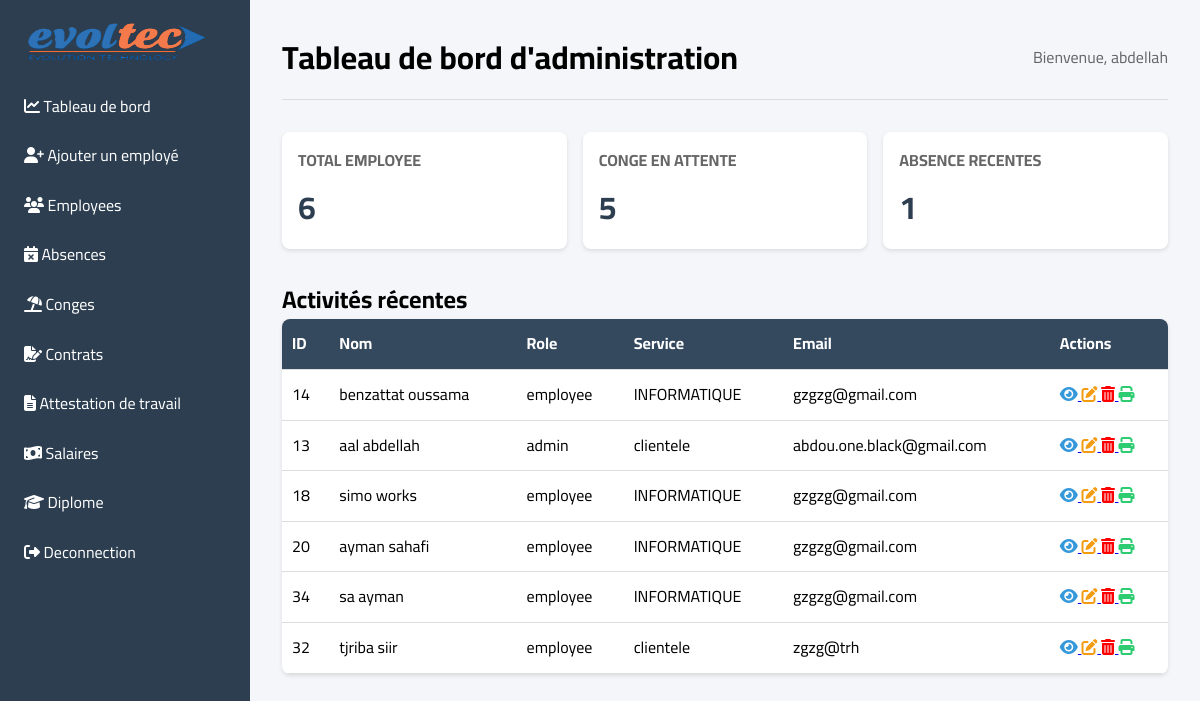
/admin/dashboard.php (signed in), run on the app's committed database.
### tables this page shows
CREATE TABLE IF NOT EXISTS `employee` (
  `ID_EMP` int NOT NULL AUTO_INCREMENT,
  `N__SERVICE` int NOT NULL,
  `NOM_EMP` varchar(20) DEFAULT NULL,
  `PRENOM_EMP` varchar(20) DEFAULT NULL,
  `DATE_EMP` date DEFAULT NULL,
  `TEL_EMP` varchar(20) DEFAULT NULL,
  `EMAIL_EMP` varchar(30) DEFAULT NULL,
  `ADRESSE_EMP` varchar(50) DEFAULT NULL,
  `DATEEMBAUCH_EMP` date DEFAULT NULL,
  `NOMBRE_D_ENFANT` int DEFAULT NULL,
  `NOM_UTILISATEUR` varchar(20) DEFAULT NULL,
  `MOT_DE_PASSE` varchar(40) DEFAULT NULL,
  `ROLES` varchar(20) DEFAULT NULL,
  `NOMBRE_JOURS_CONGE` int NOT NULL DEFAULT '30',
  PRIMARY KEY (`ID_EMP`),
  UNIQUE KEY `NOM_UTILISATEUR_2` (`NOM_UTILISATEUR`),
  KEY `FK_EMPLOYEE_TRAVAILLE_SERVICE` (`N__SERVICE`),
  KEY `NOM_UTILISATEUR` (`NOM_UTILISATEUR`)
);

CREATE TABLE IF NOT EXISTS `service` (
  `N__SERVICE` int NOT NULL AUTO_INCREMENT,
  `ID_ENTREPRISE` int NOT NULL,
  `NOM_SERVICE` varchar(30) DEFAULT NULL,
  PRIMARY KEY (`N__SERVICE`),
  KEY `FK_SERVICE_APPARTENI_ENTREPRI` (`ID_ENTREPRISE`)
);

### classes/Employee.php (called while the page is built, shortened)
<?php
require_once __DIR__ . '/../config/database.php';
class Employee {
    private $conn;
    private $table_name = "employee";
    public function __construct() {
        $database = new Database();
        $this->conn = $database->getConnection();
    }
    public function getAll() {
        $query = "SELECT e.*, s.NOM_SERVICE
                 FROM " . $this->table_name . " e
                 LEFT JOIN service s ON e.N__SERVICE = s.N__SERVICE";
        $stmt = $this->conn->prepare($query);
        $stmt->execute();
        return $stmt->fetchAll(PDO::FETCH_ASSOC);
    }
}

### config/database.php (called while the page is built, shortened)
<?php
class Database {
    private $host = "localhost";
    private $db_name = "gestion_personnel";
    private $username = "root";
    private $password = "";
    public function getConnection() {
        $this->conn = null;
        try {
            $this->conn = new PDO(
                "mysql:host=" . $this->host . ";dbname=" . $this->db_name,
                $this->username,
                $this->password
            );
            $this->conn->setAttribute(PDO::ATTR_ERRMODE, PDO::ERRMODE_EXCEPTION);
        } catch(PDOException $e) {
            echo "Connection Error: " . $e->getMessage();
        }
        return $this->conn;
    }
}
?>

### classes/Vacation.php (called while the page is built, shortened)
<?php
require_once __DIR__ . '/../config/database.php';
class Vacation {
    private $conn;
    private $table_name = "conge";
    public function __construct() {
        $database = new Database();
        $this->conn = $database->getConnection();
    }
    public function getAll() {
        $query = "SELECT c.*, e.NOM_EMP, e.PRENOM_EMP
                 FROM " . $this->table_name . " c
                 JOIN employee e ON c.ID_EMP = e.ID_EMP";
        $stmt = $this->conn->prepare($query);
        $stmt->execute();
        return $stmt->fetchAll(PDO::FETCH_ASSOC);
    }
}

### classes/Absence.php (called while the page is built, shortened)
<?php
require_once __DIR__ . '/../config/database.php';
class Absence {
    private $conn;
    private $table_name = "absence";
    public function __construct() {
        try {
            $database = new Database();
            $this->conn = $database->getConnection();
        } catch (Exception $e) {
            error_log("Database connection error: " . $e->getMessage());
            throw new Exception("Database connection failed");
        }
    }
    public function getAll() {
        $query = "SELECT a.*, e.NOM_EMP, e.PRENOM_EMP
                 FROM " . $this->table_name . " a
                 JOIN employee e ON a.ID_EMP = e.ID_EMP";
        $stmt = $this->conn->prepare($query);
        $stmt->execute();
        return $stmt->fetchAll(PDO::FETCH_ASSOC);
    }
}

### admin/dashboard.php (the view, shortened to what this page needs)
<?php
require_once '../config/database.php';
require_once '../classes/Employee.php';
require_once '../classes/Absence.php';
require_once '../classes/Vacation.php';
$employee = new Employee();
$employees = $employee->getAll();
$absence = new Absence();
$absences = $absence->getAll();
$vacation = new Vacation();
$vacations = $vacation->getAll()
?>
<!DOCTYPE html>
<html lang="en">
<head>
    <link rel="stylesheet" href="https://cdnjs.cloudflare.com/ajax/libs/font-awesome/6.5.0/css/all.min.css">
    <link rel="stylesheet" href="../assets/css/style.css">
</head>
<body>
    <div class="dashboard-container">
        <div class="sidebar">
            <img class="logo2" src="../img/evolteclogo-Photoroom.png" alt="">
            <ul>
                <li><a href="dashboard.php"><i class="fas fa-chart-line"></i> Tableau de bord</a></li>
                <li><a href="create_employee.php"><i class="fas fa-user-plus"></i> Ajouter un employé </a></li>
                <li><a href="employees.php"><i class="fas fa-users"></i> Employees</a></li>
                <li><a href="absences.php"><i class="fas fa-calendar-times"></i> Absences</a></li>
                <li><a href="vacations.php"><i class="fas fa-umbrella-beach"></i> Conges</a></li>
                <li><a href="contracts.php"><i class="fas fa-file-signature"></i> Contrats</a></li>
                <li><a href="admin_attestation_global.php"><i class="fas fa-file-alt"></i> Attestation de travail</a></li>
                <li><a href="salaire.php"><i class="fas fa-money-bill-wave"></i> Salaires</a></li>
                <li><a href="diplome.php"><i class="fas fa-graduation-cap"></i> Diplome</a></li>
                <li><a href="../logout.php"><i class="fas fa-sign-out-alt"></i> Deconnection</a></li>
            </ul>
        </div>
        <div class="main-content">
            <header>
                <h1>Tableau de bord d'administration</h1>
                <div class="user-info">
                    Bienvenue, <?php echo $_SESSION['username']; ?>
                </div>
            </header>
            <div class="dashboard-stats">
                <div class="stat-card">
                    <h3>TOTAL EMPLOYEE</h3>
                    <p><?php echo count($employees); ?></p>
                </div>
                <div class="stat-card">
                    <h3>CONGE EN ATTENTE</h3>
                    <p><?php echo count($vacations); ?></p>
                </div>
                <div class="stat-card">
                    <h3>ABSENCE RECENTES</h3>
                    <p><?php echo count($absences); ?></p>
                </div>
            </div>
            <div class="recent-activities">
                <h2>Activités récentes</h2>
                <table>
                    <thead>
                        <tr>
                            <th>ID</th>
                            <th>Nom</th>
                            <th>Role</th>
                            <th>Service</th>
                            <th>Email</th>
                            <th>Actions</th>
                        </tr>
                    </thead>
                    <tbody>
                        <?php foreach ($employees as $employee): ?>
                            <tr>
                                <td><?php echo $employee['ID_EMP']; ?></td>
                                <td><?php echo $employee['NOM_EMP'] . ' ' . $employee['PRENOM_EMP']; ?></td>
                                <td><?php echo $employee['ROLES']; ?></td>
                                <td><?php echo $employee['NOM_SERVICE']; ?></td>
                                <td><?php echo $employee['EMAIL_EMP']; ?></td>
                                <td>
                                <a href="view_employee.php?id=<?php echo $employee['ID_EMP']; ?>">
                                        <i class="fas fa-eye"></i>
                                </a>
                                <a href="update_employee.php?id=<?php echo $employee['ID_EMP']; ?>">
                                        <i class="fas fa-edit"></i>
                                </a>
                                <a href="delete_employee.php?id=<?php echo $employee['ID_EMP']; ?>" onclick="return confirm('Etes-vous sur de vouloir supprimer cet employé')" title="Supprimer">
                                        <i class="fas fa-trash-alt" style="color: red;"></i>
                                </a>
                               <a href="print_employee.php?id=<?php echo $employee['ID_EMP']; ?>" target="_blank" title="Imprimer">
    <i class="fa-solid fa-print"></i>
</a>
                                </td>
                            </tr>
                        <?php endforeach; ?>
                    </tbody>
                </table>
            </div>
        </div>
    </div>
</body>
</html>

### assets/css/style.css (style rules this page uses)
* { margin: 0; padding: 0; box-sizing: border-box; }
body { font-family: Arial, sans-serif; line-height: 1.6; background-color: #f4f6f9; font-family: "Cairo", sans-serif; }
.dashboard-container { display: flex; min-height: 100vh; }
.sidebar { min-width: 250px; background: #2c3e50; color: white; padding: 1rem; }
.sidebar ul { list-style: none; }
ul { margin-top: -20px; }
.sidebar li { margin-bottom: 0.5rem; }
.sidebar a { color: white; text-decoration: none; display: block; padding: 0.5rem; border-radius: 4px; }
.main-content { flex: 1; padding: 2rem; }
.dashboard-stats { display: grid; grid-template-columns: repeat(auto-fit, minmax(200px, 1fr)); gap: 1rem; margin-bottom: 2rem; }
.stat-card { background: white; padding: 1rem; border-radius: 8px; box-shadow: 0 2px 4px rgba(0,0,0,0.1); }
.stat-card h3 { color: #666; font-size: 1rem; margin-bottom: 0.5rem; }
.stat-card p { font-size: 2rem; font-weight: bold; color: #2c3e50; }
table { width: 100%; border-collapse: collapse; background: white; border-radius: 8px; overflow: hidden; box-shadow: 0 2px 4px rgba(0,0,0,0.1); }
th, td { padding: 12px 10px; border-bottom: 1px solid #ddd; text-align: left; }
th { background-color: #34495e; color: #fff; }
header { display: flex; justify-content: space-between; align-items: center; margin-bottom: 2rem; padding-bottom: 1rem; border-bottom: 1px solid #ddd; }
.user-info { color: #666; }
.sidebar .logo2 { height: 50px; width: 90%; margin-bottom: 2rem; }

### admin/dashboard.php (style rules this page uses)
body { font-family: "Cairo", sans-serif; }
.recent-activities table tbody tr td a:nth-child(1) i { color: #3498db; }
.recent-activities table tbody tr td a:nth-child(2) i { color: #f39c12; }
.recent-activities table tbody tr td a:nth-child(3) i { color: #e74c3c; }
.recent-activities table tbody tr td a:nth-child(4) i { color: #2ecc71; }

### data on the page
employee: ID_EMP "14", NOM_EMP "benzattat", PRENOM_EMP "oussama", ROLES "employee", service.NOM_SERVICE "INFORMATIQUE", EMAIL_EMP "gzgzg@gmail.com"
employee: ID_EMP "13", NOM_EMP "aal", PRENOM_EMP "abdellah", ROLES "admin", service.NOM_SERVICE "clientele", EMAIL_EMP "abdou.one.black@gmail.com"
employee: ID_EMP "18", NOM_EMP "simo", PRENOM_EMP "works", ROLES "employee", service.NOM_SERVICE "INFORMATIQUE", EMAIL_EMP "gzgzg@gmail.com"
employee: ID_EMP "20", NOM_EMP "ayman", PRENOM_EMP "sahafi", ROLES "employee", service.NOM_SERVICE "INFORMATIQUE", EMAIL_EMP "gzgzg@gmail.com"
employee: ID_EMP "34", NOM_EMP "sa", PRENOM_EMP "ayman", ROLES "employee", service.NOM_SERVICE "INFORMATIQUE", EMAIL_EMP "gzgzg@gmail.com"
employee: ID_EMP "32", NOM_EMP "tjriba", PRENOM_EMP "siir", ROLES "employee", service.NOM_SERVICE "clientele", EMAIL_EMP "zgzg@trh"

### other printed values
$_SESSION['username'] "abdellah"
count($employees) "6"
count($vacations) "5"
count($absences) "1"
